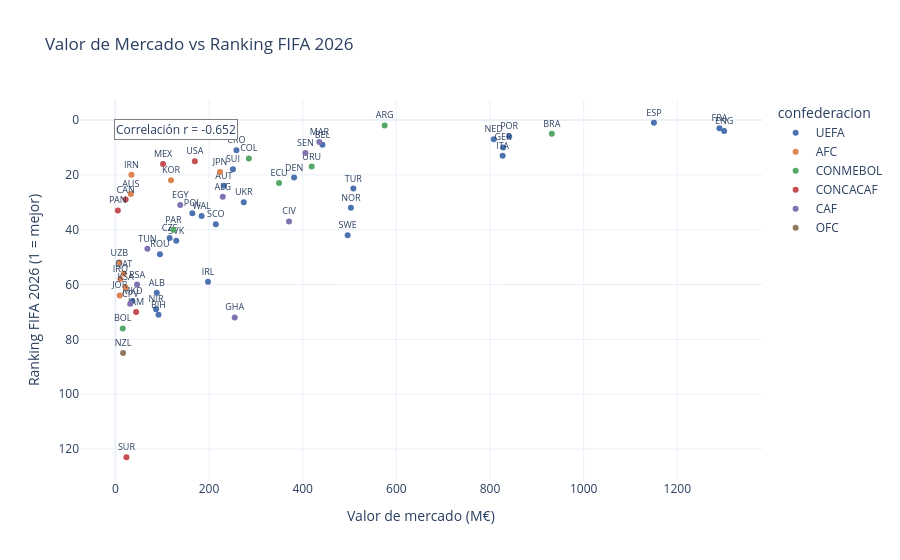

Source (notebook cell):
### Code cell
df_u = df_unified.dropna(subset=['market_value_eur_m','ranking_2026'])

fig = px.scatter(
    df_u,
    x='market_value_eur_m', y='ranking_2026',
    color='confederacion', text='country_code',
    color_discrete_map=CONF_PALETTE,
    title='Valor de Mercado vs Ranking FIFA 2026',
    labels={'market_value_eur_m': 'Valor de mercado (M€)', 'ranking_2026': 'Ranking FIFA 2026'},
    hover_data=['nombre_completo','status'],
    template='plotly_white', width=900, height=560
)
fig.update_yaxes(autorange='reversed', title='Ranking FIFA 2026 (1 = mejor)')
fig.update_traces(textposition='top center', textfont_size=9)
# Correlación
r = df_u[['market_value_eur_m','ranking_2026']].corr().iloc[0,1]
fig.add_annotation(x=0.05, y=0.95, xref='paper', yref='paper',
                   text=f'Correlación r = {r:.3f}', showarrow=False,
                   bgcolor='white', bordercolor='gray')
fig.show()

### Figure 1 — Plotly figure (JSON) as saved in the notebook; plotly's stock layout.template omitted (floating-point values rounded to 4 significant figures)
{"data": [{"customdata": [["Norway", "confirmed"], ["England", "confirmed"], ["Croatia", "confirmed"], ["Netherlands", "confirmed"], ["Austria", "confirmed"], ["Belgium", "confirmed"], ["Spain", "confirmed"], ["France", "confirmed"], ["Germany", "confirmed"], ["Switzerland", "confirmed"], ["Scotland", "confirmed"], ["Portugal", "confirmed"], ["Italy", "playoff"], ["Bosnia and Herzegovina", "playoff"], ["Poland", "playoff"], ["Czech Republic", "playoff"], ["Wales", "playoff"], ["Albania", "playoff"], ["North Macedonia", "playoff"], ["Romania", "playoff"], ["Turkey", "playoff"], ["Slovakia", "playoff"], ["Denmark", "playoff"], ["Republic of Ireland", "playoff"], ["Ukraine", "playoff"], ["Northern Ireland", "playoff"], ["Sweden", "playoff"]], "hovertemplate": "confederacion=UEFA<br>Valor de mercado (M€)=%{x}<br>Ranking FIFA 2026=%{y}<br>country_code=%{text}<br>nombre_completo=%{customdata[0]}<br>status=%{customdata[1]}<extra></extra>", "legendgroup": "UEFA", "marker": {"color": "#4C72B0", "symbol": "circle"}, "mode": "markers+text", "name": "UEFA", "orientation": "v", "showlegend": true, "text": ["NOR", "ENG", "CRO", "NED", "AUT", "BEL", "ESP", "FRA", "GER", "SUI", "SCO", "POR", "ITA", "BIH", "POL", "CZE", "WAL", "ALB", "MKD", "ROU", "TUR", "SVK", "DEN", "IRL", "UKR", "NIR", "SWE"], "textfont": {"size": 9}, "textposition": "top center", "type": "scatter", "x": [502.9, 1300, 258.5, 808, 231.9, 442.2, 1150, 1290, 828, 251, 214.4, 841, 827, 92.1, 164.3, 115.9, 184.2, 88.5, 36.35, 95.08, 508.2, 130.1, 381.6, 197.8, 274.2, 86.88, 496.0], "xaxis": "x", "y": [32, 4, 11, 7, 24, 9, 1, 3, 10, 18, 38, 6, 13, 71, 34, 43, 35, 63, 66, 49, 25, 44, 21, 59, 30, 69, 42], "yaxis": "y"}, {"customdata": [["Qatar", "confirmed"], ["Japan", "confirmed"], ["South Korea", "confirmed"], ["Iran", "confirmed"], ["Uzbekistan", "confirmed"], ["Iraq", "playoff"], ["Jordan", "confirmed"], ["Saudi Arabia", "confirmed"], ["Australia", "confirmed"]], "hovertemplate": "confederacion=AFC<br>Valor de mercado (M€)=%{x}<br>Ranking FIFA 2026=%{y}<br>country_code=%{text}<br>nombre_completo=%{customdata[0]}<br>status=%{customdata[1]}<extra></extra>", "legendgroup": "AFC", "marker": {"color": "#DD8452", "symbol": "circle"}, "mode": "markers+text", "name": "AFC", "orientation": "v", "showlegend": true, "text": ["QAT", "JPN", "KOR", "IRN", "UZB", "IRQ", "JOR", "KSA", "AUS"], "textfont": {"size": 9}, "textposition": "top center", "type": "scatter", "x": [18, 223.5, 118.8, 34.25, 8.5, 10.7, 9.3, 21.8, 32.85], "xaxis": "x", "y": [56, 19, 22, 20, 52, 58, 64, 61, 27], "yaxis": "y"}, {"customdata": [["Argentina", "confirmed"], ["Ecuador", "confirmed"], ["Colombia", "confirmed"], ["Uruguay", "confirmed"], ["Brazil", "confirmed"], ["Paraguay", "confirmed"], ["Bolivia", "playoff"]], "hovertemplate": "confederacion=CONMEBOL<br>Valor de mercado (M€)=%{x}<br>Ranking FIFA 2026=%{y}<br>country_code=%{text}<br>nombre_completo=%{customdata[0]}<br>status=%{customdata[1]}<extra></extra>", "legendgroup": "CONMEBOL", "marker": {"color": "#55A868", "symbol": "circle"}, "mode": "markers+text", "name": "CONMEBOL", "orientation": "v", "showlegend": true, "text": ["ARG", "ECU", "COL", "URU", "BRA", "PAR", "BOL"], "textfont": {"size": 9}, "textposition": "top center", "type": "scatter", "x": [575, 349.6, 285.1, 419.2, 932, 124.0, 15.78], "xaxis": "x", "y": [2, 23, 14, 17, 5, 40, 76], "yaxis": "y"}, {"customdata": [["United States", "confirmed"], ["Mexico", "confirmed"], ["Canada", "confirmed"], ["Panama", "confirmed"], ["Jamaica", "playoff"], ["Suriname", "playoff"]], "hovertemplate": "confederacion=CONCACAF<br>Valor de mercado (M€)=%{x}<br>Ranking FIFA 2026=%{y}<br>country_code=%{text}<br>nombre_completo=%{customdata[0]}<br>status=%{customdata[1]}<extra></extra>", "legendgroup": "CONCACAF", "marker": {"color": "#C44E52", "symbol": "circle"}, "mode": "markers+text", "name": "CONCACAF", "orientation": "v", "showlegend": true, "text": ["USA", "MEX", "CAN", "PAN", "JAM", "SUR"], "textfont": {"size": 9}, "textposition": "top center", "type": "scatter", "x": [169.7, 101.8, 21.88, 5.3, 44.25, 23.63], "xaxis": "x", "y": [15, 16, 29, 33, 70, 123], "yaxis": "y"}, {"customdata": [["Tunisia", "confirmed"], ["Côte d'Ivoire", "confirmed"], ["Egypt", "confirmed"], ["Ghana", "confirmed"], ["Algeria", "confirmed"], ["Senegal", "confirmed"], ["Morocco", "confirmed"], ["Cape Verde", "confirmed"], ["South Africa", "confirmed"]], "hovertemplate": "confederacion=CAF<br>Valor de mercado (M€)=%{x}<br>Ranking FIFA 2026=%{y}<br>country_code=%{text}<br>nombre_completo=%{customdata[0]}<br>status=%{customdata[1]}<extra></extra>", "legendgroup": "CAF", "marker": {"color": "#8172B2", "symbol": "circle"}, "mode": "markers+text", "name": "CAF", "orientation": "v", "showlegend": true, "text": ["TUN", "CIV", "EGY", "GHA", "ALG", "SEN", "MAR", "CPV", "RSA"], "textfont": {"size": 9}, "textposition": "top center", "type": "scatter", "x": [68.45, 370.8, 138.5, 254.8, 229.3, 405.9, 435.6, 31.83, 46.35], "xaxis": "x", "y": [47, 37, 31, 72, 28, 12, 8, 67, 60], "yaxis": "y"}, {"customdata": [["New Zealand", "confirmed"]], "hovertemplate": "confederacion=OFC<br>Valor de mercado (M€)=%{x}<br>Ranking FIFA 2026=%{y}<br>country_code=%{text}<br>nombre_completo=%{customdata[0]}<br>status=%{customdata[1]}<extra></extra>", "legendgroup": "OFC", "marker": {"color": "#937860", "symbol": "circle"}, "mode": "markers+text", "name": "OFC", "orientation": "v", "showlegend": true, "text": ["NZL"], "textfont": {"size": 9}, "textposition": "top center", "type": "scatter", "x": [16.43], "xaxis": "x", "y": [85], "yaxis": "y"}], "layout": {"annotations": [{"bgcolor": "white", "bordercolor": "gray", "showarrow": false, "text": "Correlación r = -0.652", "x": 0.05, "xref": "paper", "y": 0.95, "yref": "paper"}], "height": 560, "legend": {"title": {"text": "confederacion"}, "tracegroupgap": 0}, "title": {"text": "Valor de Mercado vs Ranking FIFA 2026"}, "width": 900, "xaxis": {"anchor": "y", "domain": [0, 1], "title": {"text": "Valor de mercado (M€)"}}, "yaxis": {"anchor": "x", "autorange": "reversed", "domain": [0, 1], "title": {"text": "Ranking FIFA 2026 (1 = mejor)"}}}}
